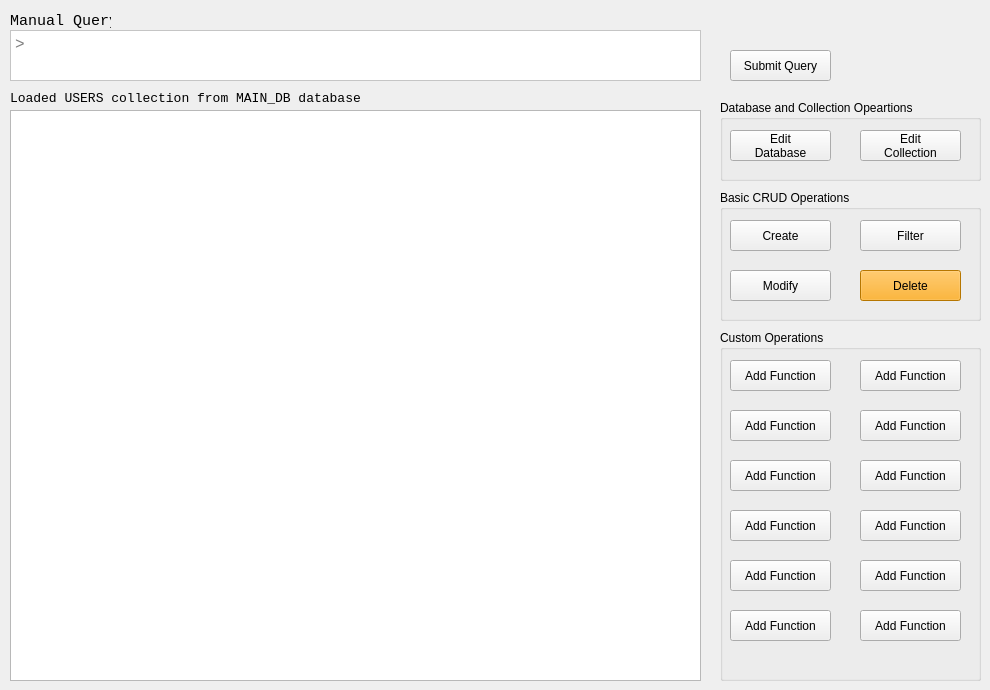
    <widget class="QWidget" name="mainTab">
     <property name="styleSheet">
      <string notr="true"/>
     </property>
     <attribute name="title">
      <string>Main</string>
     </attribute>
     <widget class="QLabel" name="manualQueryLabel">
      <property name="geometry">
       <rect>
        <x>10</x>
        <y>10</y>
        <width>101</width>
        <height>21</height>
       </rect>
      </property>
      <property name="font">
       <font>
        <family>Consolas</family>
        <pointsize>11</pointsize>
       </font>
      </property>
      <property name="text">
       <string>Manual Query</string>
      </property>
     </widget>
     <widget class="QTextEdit" name="manualQueryTextEdit">
      <property name="geometry">
       <rect>
        <x>10</x>
        <y>30</y>
        <width>691</width>
        <height>51</height>
       </rect>
      </property>
      <property name="sizePolicy">
       <sizepolicy hsizetype="Fixed" vsizetype="Fixed">
        <horstretch>0</horstretch>
        <verstretch>0</verstretch>
       </sizepolicy>
      </property>
      <property name="font">
       <font>
        <family>Consolas</family>
        <pointsize>12</pointsize>
       </font>
      </property>
      <property name="styleSheet">
       <string notr="true">background-color: white;
</string>
      </property>
      <property name="inputMethodHints">
       <set>Qt::ImhNone</set>
      </property>
      <property name="placeholderText">
       <string>&gt;</string>
      </property>
     </widget>
     <widget class="QTableWidget" name="mainTableWidget">
      <property name="geometry">
       <rect>
        <x>10</x>
        <y>110</y>
        <width>691</width>
        <height>571</height>
       </rect>
      </property>
      <property name="font">
       <font>
        <family>Consolas</family>
       </font>
      </property>
      <property name="toolTip">
       <string/>
      </property>
      <property name="toolTipDuration">
       <number>-1</number>
      </property>
      <property name="whatsThis">
       <string/>
      </property>
      <property name="autoFillBackground">
       <bool>false</bool>
      </property>
      <property name="styleSheet">
       <string notr="true"/>
      </property>
      <property name="inputMethodHints">
       <set>Qt::ImhUppercaseOnly</set>
      </property>
      <property name="frameShadow">
       <enum>QFrame::Sunken</enum>
      </property>
     </widget>
     <widget class="QGroupBox" name="databaseAndCollectionsOperationsGroupBox">
      <property name="geometry">
       <rect>
        <x>720</x>
        <y>100</y>
        <width>261</width>
        <height>81</height>
       </rect>
      </property>
      <property name="styleSheet">
       <string notr="true"/>
      </property>
      <property name="title">
       <string>Database and Collection Opeartions</string>
      </property>
      <widget class="QPushButton" name="editDatabaseButton">
       <property name="geometry">
        <rect>
         <x>10</x>
         <y>30</y>
         <width>101</width>
         <height>31</height>
        </rect>
       </property>
       <property name="cursor">
        <cursorShape>PointingHandCursor</cursorShape>
       </property>
       <property name="styleSheet">
        <string notr="true"/>
       </property>
       <property name="text">
        <string>Edit
Database</string>
       </property>
       <property name="default">
        <bool>false</bool>
       </property>
       <property name="flat">
        <bool>false</bool>
       </property>
      </widget>
      <widget class="QPushButton" name="editCollectionButton">
       <property name="geometry">
        <rect>
         <x>140</x>
         <y>30</y>
         <width>101</width>
         <height>31</height>
        </rect>
       </property>
       <property name="cursor">
        <cursorShape>PointingHandCursor</cursorShape>
       </property>
       <property name="styleSheet">
        <string notr="true"/>
       </property>
       <property name="text">
        <string>Edit
Collection</string>
       </property>
       <property name="default">
        <bool>false</bool>
       </property>
       <property name="flat">
        <bool>false</bool>
       </property>
      </widget>
     </widget>
     <widget class="QGroupBox" name="crudOperationsGroupBox">
      <property name="geometry">
       <rect>
        <x>720</x>
        <y>190</y>
        <width>261</width>
        <height>131</height>
       </rect>
      </property>
      <property name="styleSheet">
       <string notr="true"/>
      </property>
      <property name="title">
       <string>Basic CRUD Operations</string>
      </property>
      <widget class="QPushButton" name="filterButton">
       <property name="geometry">
        <rect>
         <x>140</x>
         <y>30</y>
         <width>101</width>
         <height>31</height>
        </rect>
       </property>
       <property name="cursor">
        <cursorShape>PointingHandCursor</cursorShape>
       </property>
       <property name="styleSheet">
        <string notr="true"/>
       </property>
       <property name="text">
        <string>Filter</string>
       </property>
       <property name="default">
        <bool>false</bool>
       </property>
       <property name="flat">
        <bool>false</bool>
       </property>
      </widget>
      <widget class="QPushButton" name="createButton">
       <property name="geometry">
        <rect>
         <x>10</x>
         <y>30</y>
         <width>101</width>
         <height>31</height>
        </rect>
       </property>
       <property name="cursor">
        <cursorShape>PointingHandCursor</cursorShape>
       </property>
       <property name="styleSheet">
        <string notr="true"/>
       </property>
       <property name="text">
        <string>Create</string>
       </property>
       <property name="default">
        <bool>false</bool>
       </property>
       <property name="flat">
        <bool>false</bool>
       </property>
      </widget>
      <widget class="QPushButton" name="deleteButton">
       <property name="geometry">
        <rect>
         <x>140</x>
         <y>80</y>
         <width>101</width>
         <height>31</height>
        </rect>
       </property>
       <property name="cursor">
        <cursorShape>PointingHandCursor</cursorShape>
       </property>
       <property name="styleSheet">
        <string notr="true">QPushButton#deleteButton {
	background-color: orange;
}

QPushButton#deleteButton:hover {
	background-color: rgb(255, 50, 25);
}

QPushButton#deleteButton:pressed {
	background-color: rgb(255, 25, 0);
}</string>
       </property>
       <property name="text">
        <string>Delete</string>
       </property>
       <property name="default">
        <bool>false</bool>
       </property>
       <property name="flat">
        <bool>false</bool>
       </property>
      </widget>
      <widget class="QPushButton" name="modifyButton">
       <property name="geometry">
        <rect>
         <x>10</x>
         <y>80</y>
         <width>101</width>
         <height>31</height>
        </rect>
       </property>
       <property name="cursor">
        <cursorShape>PointingHandCursor</cursorShape>
       </property>
       <property name="styleSheet">
        <string notr="true"/>
       </property>
       <property name="text">
        <string>Modify</string>
       </property>
       <property name="default">
        <bool>false</bool>
       </property>
       <property name="flat">
        <bool>false</bool>
       </property>
      </widget>
     </widget>
     <widget class="QGroupBox" name="customOperationsGroupBox">
      <property name="geometry">
       <rect>
        <x>720</x>
        <y>330</y>
        <width>261</width>
        <height>351</height>
       </rect>
      </property>
      <property name="styleSheet">
       <string notr="true"/>
      </property>
      <property name="title">
       <string>Custom Operations</string>
      </property>
      <widget class="QPushButton" name="functionOneButton">
       <property name="geometry">
        <rect>
         <x>10</x>
         <y>30</y>
         <width>101</width>
         <height>31</height>
        </rect>
       </property>
       <property name="cursor">
        <cursorShape>PointingHandCursor</cursorShape>
       </property>
       <property name="styleSheet">
        <string notr="true"/>
       </property>
       <property name="text">
        <string>Add Function</string>
       </property>
       <property name="default">
        <bool>false</bool>
       </property>
       <property name="flat">
        <bool>false</bool>
       </property>
      </widget>
      <widget class="QPushButton" name="functionSevenButton">
       <property name="geometry">
        <rect>
         <x>140</x>
         <y>30</y>
         <width>101</width>
         <height>31</height>
        </rect>
       </property>
       <property name="cursor">
        <cursorShape>PointingHandCursor</cursorShape>
       </property>
       <property name="styleSheet">
        <string notr="true"/>
       </property>
       <property name="text">
        <string>Add Function</string>
       </property>
       <property name="default">
        <bool>false</bool>
       </property>
       <property name="flat">
        <bool>false</bool>
       </property>
      </widget>
      <widget class="QPushButton" name="functionEightButton">
       <property name="geometry">
        <rect>
         <x>140</x>
         <y>80</y>
         <width>101</width>
         <height>31</height>
        </rect>
       </property>
       <property name="cursor">
        <cursorShape>PointingHandCursor</cursorShape>
       </property>
       <property name="styleSheet">
        <string notr="true"/>
       </property>
       <property name="text">
        <string>Add Function</string>
       </property>
       <property name="default">
        <bool>false</bool>
       </property>
       <property name="flat">
        <bool>false</bool>
       </property>
      </widget>
      <widget class="QPushButton" name="functionTwoButton">
       <property name="geometry">
        <rect>
         <x>10</x>
         <y>80</y>
         <width>101</width>
         <height>31</height>
        </rect>
       </property>
       <property name="cursor">
        <cursorShape>PointingHandCursor</cursorShape>
       </property>
       <property name="styleSheet">
        <string notr="true"/>
       </property>
       <property name="text">
        <string>Add Function</string>
       </property>
       <property name="default">
        <bool>false</bool>
       </property>
       <property name="flat">
        <bool>false</bool>
       </property>
      </widget>
      <widget class="QPushButton" name="functionTenButton">
       <property name="geometry">
        <rect>
         <x>140</x>
         <y>180</y>
         <width>101</width>
         <height>31</height>
        </rect>
       </property>
       <property name="cursor">
        <cursorShape>PointingHandCursor</cursorShape>
       </property>
       <property name="styleSheet">
        <string notr="true"/>
       </property>
       <property name="text">
        <string>Add Function</string>
       </property>
       <property name="default">
        <bool>false</bool>
       </property>
       <property name="flat">
        <bool>false</bool>
       </property>
      </widget>
      <widget class="QPushButton" name="functionNineButton">
       <property name="geometry">
        <rect>
         <x>140</x>
         <y>130</y>
         <width>101</width>
         <height>31</height>
        </rect>
       </property>
       <property name="cursor">
        <cursorShape>PointingHandCursor</cursorShape>
       </property>
       <property name="styleSheet">
        <string notr="true"/>
       </property>
       <property name="text">
        <string>Add Function</string>
       </property>
       <property name="default">
        <bool>false</bool>
       </property>
       <property name="flat">
        <bool>false</bool>
       </property>
      </widget>
      <widget class="QPushButton" name="functionFourButton">
       <property name="geometry">
        <rect>
         <x>10</x>
         <y>180</y>
         <width>101</width>
         <height>31</height>
        </rect>
       </property>
       <property name="cursor">
        <cursorShape>PointingHandCursor</cursorShape>
       </property>
       <property name="styleSheet">
        <string notr="true"/>
       </property>
       <property name="text">
        <string>Add Function</string>
       </property>
       <property name="default">
        <bool>false</bool>
       </property>
       <property name="flat">
        <bool>false</bool>
       </property>
      </widget>
      <widget class="QPushButton" name="functionThreeButton">
       <property name="geometry">
        <rect>
         <x>10</x>
         <y>130</y>
         <width>101</width>
         <height>31</height>
        </rect>
       </property>
       <property name="cursor">
        <cursorShape>PointingHandCursor</cursorShape>
       </property>
       <property name="styleSheet">
        <string notr="true"/>
       </property>
       <property name="text">
        <string>Add Function</string>
       </property>
       <property name="default">
        <bool>false</bool>
       </property>
       <property name="flat">
        <bool>false</bool>
       </property>
      </widget>
      <widget class="QPushButton" name="functionTwelveButton">
       <property name="geometry">
        <rect>
         <x>140</x>
         <y>280</y>
         <width>101</width>
         <height>31</height>
        </rect>
       </property>
       <property name="cursor">
        <cursorShape>PointingHandCursor</cursorShape>
       </property>
       <property name="styleSheet">
        <string notr="true"/>
       </property>
       <property name="text">
        <string>Add Function</string>
       </property>
       <property name="default">
        <bool>false</bool>
       </property>
       <property name="flat">
        <bool>false</bool>
       </property>
      </widget>
      <widget class="QPushButton" name="functionElevenButton">
       <property name="geometry">
        <rect>
         <x>140</x>
         <y>230</y>
         <width>101</width>
         <height>31</height>
        </rect>
       </property>
       <property name="cursor">
        <cursorShape>PointingHandCursor</cursorShape>
       </property>
       <property name="styleSheet">
        <string notr="true"/>
       </property>
       <property name="text">
        <string>Add Function</string>
       </property>
       <property name="default">
        <bool>false</bool>
       </property>
       <property name="flat">
        <bool>false</bool>
       </property>
      </widget>
      <widget class="QPushButton" name="functionSixButton">
       <property name="geometry">
        <rect>
         <x>10</x>
         <y>280</y>
         <width>101</width>
         <height>31</height>
        </rect>
       </property>
       <property name="cursor">
        <cursorShape>PointingHandCursor</cursorShape>
       </property>
       <property name="styleSheet">
        <string notr="true"/>
       </property>
       <property name="text">
        <string>Add Function</string>
       </property>
       <property name="default">
        <bool>false</bool>
       </property>
       <property name="flat">
        <bool>false</bool>
       </property>
      </widget>
      <widget class="QPushButton" name="functionFiveButton">
       <property name="geometry">
        <rect>
         <x>10</x>
         <y>230</y>
         <width>101</width>
         <height>31</height>
        </rect>
       </property>
       <property name="cursor">
        <cursorShape>PointingHandCursor</cursorShape>
       </property>
       <property name="styleSheet">
        <string notr="true"/>
       </property>
       <property name="text">
        <string>Add Function</string>
       </property>
       <property name="default">
        <bool>false</bool>
       </property>
       <property name="flat">
        <bool>false</bool>
       </property>
      </widget>
     </widget>
     <widget class="QLabel" name="loadedFromLabel">
      <property name="geometry">
       <rect>
        <x>10</x>
        <y>90</y>
        <width>691</width>
        <height>16</height>
       </rect>
      </property>
      <property name="font">
       <font>
        <family>Consolas</family>
        <pointsize>10</pointsize>
       </font>
      </property>
      <property name="text">
       <string>Loaded USERS collection from MAIN_DB database</string>
      </property>
     </widget>
     <widget class="QPushButton" name="submitQueryButton">
      <property name="geometry">
       <rect>
        <x>730</x>
        <y>50</y>
        <width>101</width>
        <height>31</height>
       </rect>
      </property>
      <property name="cursor">
       <cursorShape>PointingHandCursor</cursorShape>
      </property>
      <property name="styleSheet">
       <string notr="true"/>
      </property>
      <property name="text">
       <string>Submit Query</string>
      </property>
      <property name="default">
       <bool>false</bool>
      </property>
      <property name="flat">
       <bool>false</bool>
      </property>
     </widget>
    </widget>
